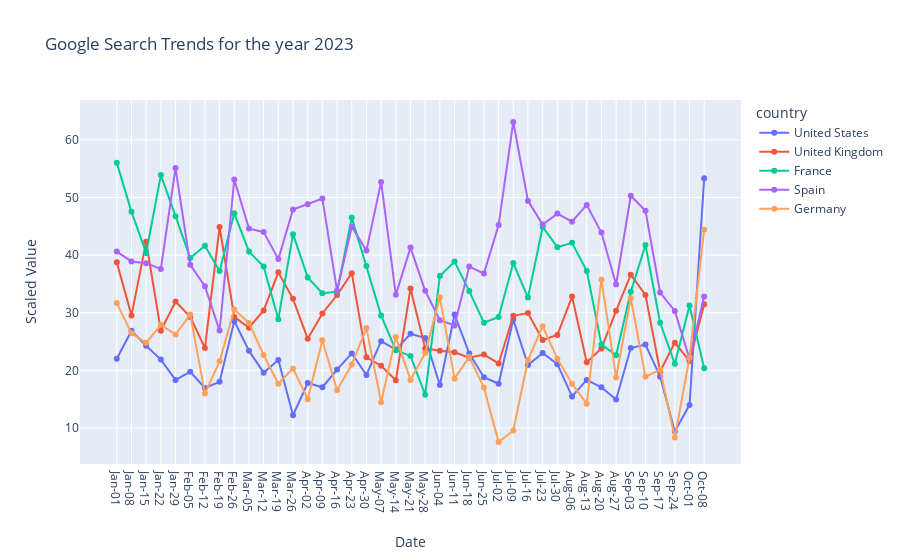

The cell this chart's notebook holds for it:
### Code cell
fig = px.line(df, x='month', y='value', color='country', markers=True, title = f"Google Search Trends for the year 2023")
fig.update_yaxes(
        title_text = "Scaled Value",
        title_standoff = 25)
fig.update_xaxes(
        title_text = "Date",
        title_standoff = 25)

fig.show()

## Show all in one graph or split across 5?

### Figure 1 — Plotly figure (JSON) as saved in the notebook; plotly's stock layout.template omitted (floating-point values rounded to 4 significant figures)
{"data": [{"hovertemplate": "country=United States<br>month=%{x}<br>value=%{y}<extra></extra>", "legendgroup": "United States", "line": {"color": "#636efa", "dash": "solid"}, "marker": {"symbol": "circle"}, "mode": "markers+lines", "name": "United States", "orientation": "v", "showlegend": true, "type": "scatter", "x": ["Jan-01", "Jan-08", "Jan-15", "Jan-22", "Jan-29", "Feb-05", "Feb-12", "Feb-19", "Feb-26", "Mar-05", "Mar-12", "Mar-19", "Mar-26", "Apr-02", "Apr-09", "Apr-16", "Apr-23", "Apr-30", "May-07", "May-14", "May-21", "May-28", "Jun-04", "Jun-11", "Jun-18", "Jun-25", "Jul-02", "Jul-09", "Jul-16", "Jul-23", "Jul-30", "Aug-06", "Aug-13", "Aug-20", "Aug-27", "Sep-03", "Sep-10", "Sep-17", "Sep-24", "Oct-01", "Oct-08"], "xaxis": "x", "y": [22, 26.87, 24.27, 21.87, 18.33, 19.73, 16.93, 18, 28.53, 23.4, 19.6, 21.8, 12.2, 17.8, 17.07, 20.13, 22.93, 19.2, 25.07, 23.6, 26.33, 25.6, 17.47, 29.67, 22.93, 18.8, 17.67, 28.8, 20.93, 23, 21.07, 15.47, 18.33, 17.07, 14.93, 23.87, 24.47, 18.93, 9.4, 14, 53.33], "yaxis": "y"}, {"hovertemplate": "country=United Kingdom<br>month=%{x}<br>value=%{y}<extra></extra>", "legendgroup": "United Kingdom", "line": {"color": "#EF553B", "dash": "solid"}, "marker": {"symbol": "circle"}, "mode": "markers+lines", "name": "United Kingdom", "orientation": "v", "showlegend": true, "type": "scatter", "x": ["Jan-01", "Jan-08", "Jan-15", "Jan-22", "Jan-29", "Feb-05", "Feb-12", "Feb-19", "Feb-26", "Mar-05", "Mar-12", "Mar-19", "Mar-26", "Apr-02", "Apr-09", "Apr-16", "Apr-23", "Apr-30", "May-07", "May-14", "May-21", "May-28", "Jun-04", "Jun-11", "Jun-18", "Jun-25", "Jul-02", "Jul-09", "Jul-16", "Jul-23", "Jul-30", "Aug-06", "Aug-13", "Aug-20", "Aug-27", "Sep-03", "Sep-10", "Sep-17", "Sep-24", "Oct-01", "Oct-08"], "xaxis": "x", "y": [38.73, 29.53, 42.33, 26.87, 31.93, 29.27, 23.87, 44.87, 29.27, 27.4, 30.4, 37, 32.4, 25.47, 29.87, 33.07, 36.87, 22.27, 20.8, 18.27, 34.2, 23.8, 23.4, 23.13, 22.2, 22.73, 21.2, 29.47, 29.93, 25.27, 26.13, 32.8, 21.4, 23.8, 30.33, 36.6, 33.07, 19.8, 24.8, 21.6, 31.47], "yaxis": "y"}, {"hovertemplate": "country=France<br>month=%{x}<br>value=%{y}<extra></extra>", "legendgroup": "France", "line": {"color": "#00cc96", "dash": "solid"}, "marker": {"symbol": "circle"}, "mode": "markers+lines", "name": "France", "orientation": "v", "showlegend": true, "type": "scatter", "x": ["Jan-01", "Jan-08", "Jan-15", "Jan-22", "Jan-29", "Feb-05", "Feb-12", "Feb-19", "Feb-26", "Mar-05", "Mar-12", "Mar-19", "Mar-26", "Apr-02", "Apr-09", "Apr-16", "Apr-23", "Apr-30", "May-07", "May-14", "May-21", "May-28", "Jun-04", "Jun-11", "Jun-18", "Jun-25", "Jul-02", "Jul-09", "Jul-16", "Jul-23", "Jul-30", "Aug-06", "Aug-13", "Aug-20", "Aug-27", "Sep-03", "Sep-10", "Sep-17", "Sep-24", "Oct-01", "Oct-08"], "xaxis": "x", "y": [56, 47.5, 40.38, 53.88, 46.75, 39.5, 41.62, 37.25, 47.25, 40.62, 38, 28.88, 43.62, 36.12, 33.38, 33.62, 46.5, 38.12, 29.5, 23.5, 22.5, 15.75, 36.38, 38.88, 33.75, 28.25, 29.25, 38.62, 32.62, 44.88, 41.38, 42.12, 37.25, 24.5, 22.62, 33.62, 41.75, 28.25, 21.12, 31.25, 20.38], "yaxis": "y"}, {"hovertemplate": "country=Spain<br>month=%{x}<br>value=%{y}<extra></extra>", "legendgroup": "Spain", "line": {"color": "#ab63fa", "dash": "solid"}, "marker": {"symbol": "circle"}, "mode": "markers+lines", "name": "Spain", "orientation": "v", "showlegend": true, "type": "scatter", "x": ["Jan-01", "Jan-08", "Jan-15", "Jan-22", "Jan-29", "Feb-05", "Feb-12", "Feb-19", "Feb-26", "Mar-05", "Mar-12", "Mar-19", "Mar-26", "Apr-02", "Apr-09", "Apr-16", "Apr-23", "Apr-30", "May-07", "May-14", "May-21", "May-28", "Jun-04", "Jun-11", "Jun-18", "Jun-25", "Jul-02", "Jul-09", "Jul-16", "Jul-23", "Jul-30", "Aug-06", "Aug-13", "Aug-20", "Aug-27", "Sep-03", "Sep-10", "Sep-17", "Sep-24", "Oct-01", "Oct-08"], "xaxis": "x", "y": [40.6, 38.9, 38.6, 37.6, 55.1, 38.3, 34.6, 26.9, 53.1, 44.6, 44, 39.3, 47.9, 48.8, 49.8, 33.8, 44.9, 40.8, 52.7, 33.1, 41.3, 33.8, 28.7, 27.8, 38, 36.8, 45.2, 63.1, 49.4, 45.3, 47.2, 45.8, 48.7, 43.9, 34.9, 50.3, 47.7, 33.5, 30.3, 22, 32.8], "yaxis": "y"}, {"hovertemplate": "country=Germany<br>month=%{x}<br>value=%{y}<extra></extra>", "legendgroup": "Germany", "line": {"color": "#FFA15A", "dash": "solid"}, "marker": {"symbol": "circle"}, "mode": "markers+lines", "name": "Germany", "orientation": "v", "showlegend": true, "type": "scatter", "x": ["Jan-01", "Jan-08", "Jan-15", "Jan-22", "Jan-29", "Feb-05", "Feb-12", "Feb-19", "Feb-26", "Mar-05", "Mar-12", "Mar-19", "Mar-26", "Apr-02", "Apr-09", "Apr-16", "Apr-23", "Apr-30", "May-07", "May-14", "May-21", "May-28", "Jun-04", "Jun-11", "Jun-18", "Jun-25", "Jul-02", "Jul-09", "Jul-16", "Jul-23", "Jul-30", "Aug-06", "Aug-13", "Aug-20", "Aug-27", "Sep-03", "Sep-10", "Sep-17", "Sep-24", "Oct-01", "Oct-08"], "xaxis": "x", "y": [31.67, 26.44, 24.78, 27.89, 26.22, 29.67, 16, 21.56, 30.56, 28.22, 22.67, 17.67, 20.33, 15, 25.22, 16.56, 21, 27.33, 14.44, 25.78, 18.33, 23, 32.67, 18.56, 22.33, 17, 7.556, 9.556, 21.78, 27.67, 22, 17.67, 14.22, 35.78, 18.78, 32.56, 18.89, 20.11, 8.333, 22.22, 44.44], "yaxis": "y"}], "layout": {"legend": {"title": {"text": "country"}, "tracegroupgap": 0}, "title": {"text": "Google Search Trends for the year 2023"}, "xaxis": {"anchor": "y", "domain": [0, 1], "title": {"standoff": 25, "text": "Date"}}, "yaxis": {"anchor": "x", "domain": [0, 1], "title": {"standoff": 25, "text": "Scaled Value"}}}}
